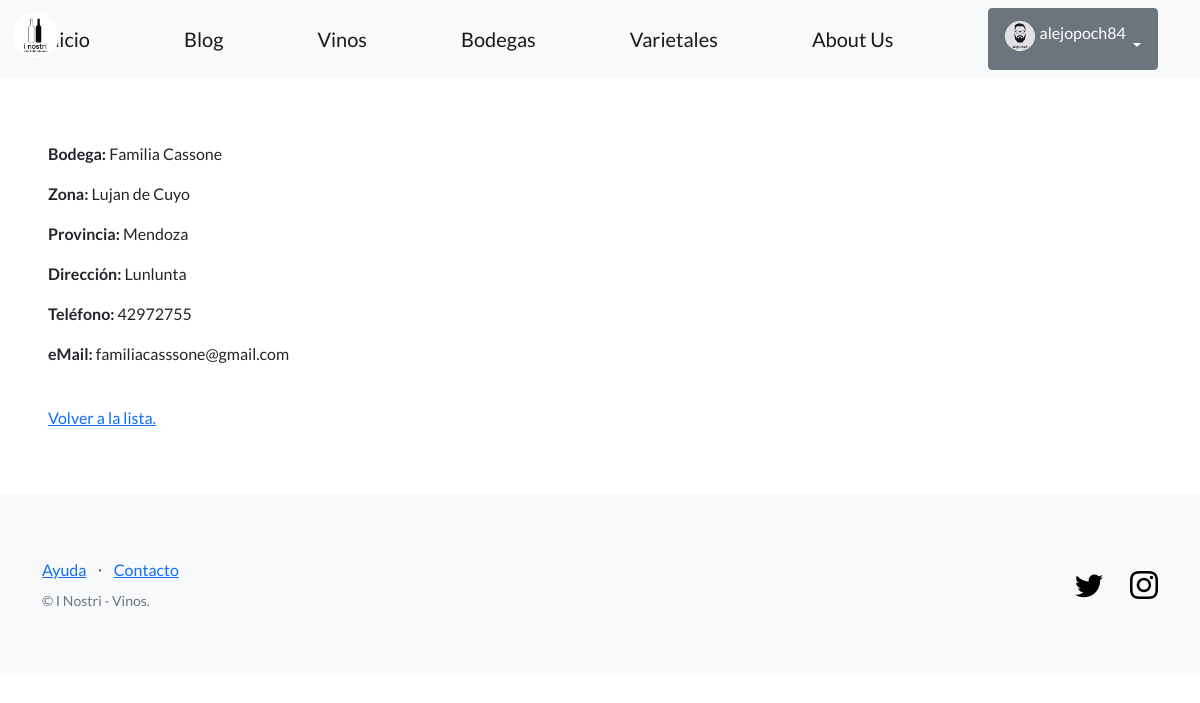
The page /inostri/bodegas/1/ (signed in) on the database its author committed.
### perfiles/models.py (models this page shows, shortened)
class Avatar(models.Model):
    user = models.OneToOneField(User, on_delete=models.CASCADE, null=True)
    imagen = models.ImageField(upload_to='avatares', null=True, blank=True)

### app_inostri/models.py (models this page shows, shortened)
class Bodega(models.Model):
    nombre = models.CharField(max_length=64)
    direccion = models.CharField(max_length=256)
    zona = models.CharField(max_length=64)
    provincia = models.CharField(max_length=64)
    telefono = models.CharField(max_length=20, blank=True)
    email = models.EmailField(blank=True)

### app_inostri/views.py (the view)
# urls.py: path('bodegas/<int:pk>/', BodegaDetailView.as_view(), name='ver_bodega'),
class BodegaDetailView(LoginRequiredMixin, DetailView):
    model = Bodega
    success_url = reverse_lazy('lista_bodegas')

### app_inostri/templates/app_inostri/bodega_detail.html
{% extends "app_inostri/base.html" %}
{% block contenido %}
<p>
  <strong>Bodega:</strong> {{object.nombre}}
</p>
<p>
  <strong>Zona:</strong> {{object.zona}}
</p>
<p>
  <strong>Provincia:</strong> {{object.provincia}}
</p>
<p>
  <strong>Dirección:</strong> {{object.direccion}}
</p>
<p>
  <strong>Teléfono:</strong> {{object.telefono}}
</p>
<p>
  <strong>eMail:</strong> {{object.email}}
</p>
<br>
<a href="{% url 'lista_bodegas' %}">Volver a la lista.</a>
{% endblock contenido %}

### app_inostri/templates/app_inostri/base.html (shortened to what this page needs)
{% load static %}
<!DOCTYPE html>
<html lang="en">
    <head>
        <link href="https://cdn.jsdelivr.net/npm/bootstrap-icons@1.5.0/font/bootstrap-icons.css" rel="stylesheet" type="text/css" />
        <link href="{% static 'css/styles.css' %}" rel="stylesheet" />
    </head>
    <body>
        <nav class="navbar navbar-light bg-light static-top">
            <div class="container">
                <img src="{% static 'images/i_nostri.png' %}" alt="I Nostri" class="logo" width=90 height=90>
                <a class="navbar-brand" href="{% url 'inicio' %}">Inicio</a>
                <a class="navbar-brand" href="{% url 'lista_posts' %}">Blog</a>
                <a class="navbar-brand" href="{% url 'lista_vinos' %}">Vinos</a>
                <a class="navbar-brand" href="{% url 'lista_bodegas' %}">Bodegas</a>
                <a class="navbar-brand" href="{% url 'lista_varietales' %}">Varietales</a>
                <a class="navbar-brand" href="{% url 'about_us' %}">About Us</a>
                {% if user.is_authenticated %}
                <div class="dropdown">
                    <button class="btn btn-secondary dropdown-toggle" type="button" id="dropdownMenuButton1" data-bs-toggle="dropdown" aria-expanded="false">
                        <div style="display: inline-flex;">
                            <img src="{{ user.avatar.imagen.url }}" alt="User Avatar" style="width: 30px; height: 30px; border-radius: 50%; margin-right: 5px;">
                            <span>{{ user.username }}</span>
                        </div>
                    </button>
                    </div>
                </div>
                {% else %}
                <a class="btn btn-primary" href="{% url 'login' %}">Iniciar sesión</a>
                <a class="btn btn-success" href="{% url 'registro' %}">Crear nueva cuenta</a>
                {% endif %}
        </nav>
        <section style="padding:4rem 3rem;">
            {% block contenido %}
            {% endblock contenido %}
        </section>
        <footer class="footer bg-light">
            <div class="container">
                <div class="row">
                    <div class="col-lg-6 h-100 text-center text-lg-start my-auto">
                        <ul class="list-inline mb-2">
                            <li class="list-inline-item"><a href="#!">Ayuda</a></li>
                            <li class="list-inline-item">⋅</li>
                            <li class="list-inline-item"><a href="#!">Contacto</a></li>
                        </ul>
                        <p class="text-muted small mb-4 mb-lg-0">&copy; I Nostri - Vinos.</p>
                    </div>
                    <div class="col-lg-6 h-100 text-center text-lg-end my-auto">
                        <ul class="list-inline mb-0">
                            <li class="list-inline-item me-4">
                                <a href="https://twitter.com/coderhouse" style="color: black;"><i class="bi-twitter fs-3"></i></a>
                            </li>
                            <li class="list-inline-item">
                                <a href="https://www.instagram.com/coderhouse/?hl=es" style="color: black;"><i class="bi-instagram fs-3"></i></a>
                            </li>
                        </ul>
                    </div>
                </div>
            </div>
        </footer>
    </body>
</html>

### rows shown on the page
Bodega: nombre "Familia Cassone", zona "Lujan de Cuyo", provincia "Mendoza", direccion "Lunlunta", telefono "42972755", email "familiacasssone@gmail.com"

### other values the page prints
{{ user.username }} "alejopoch84"
